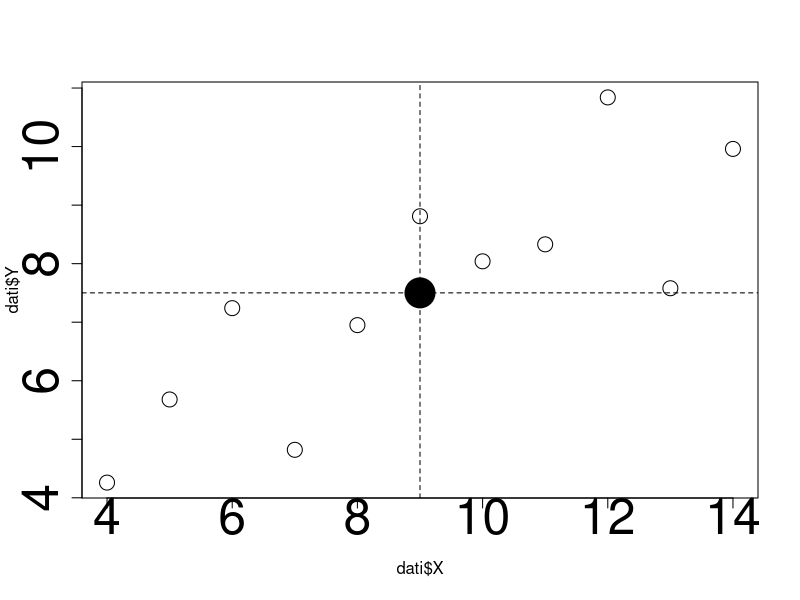
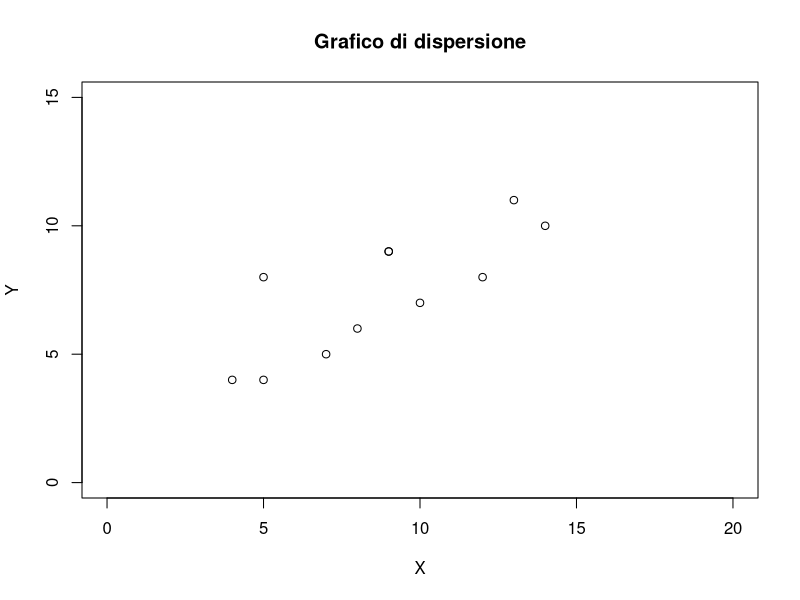
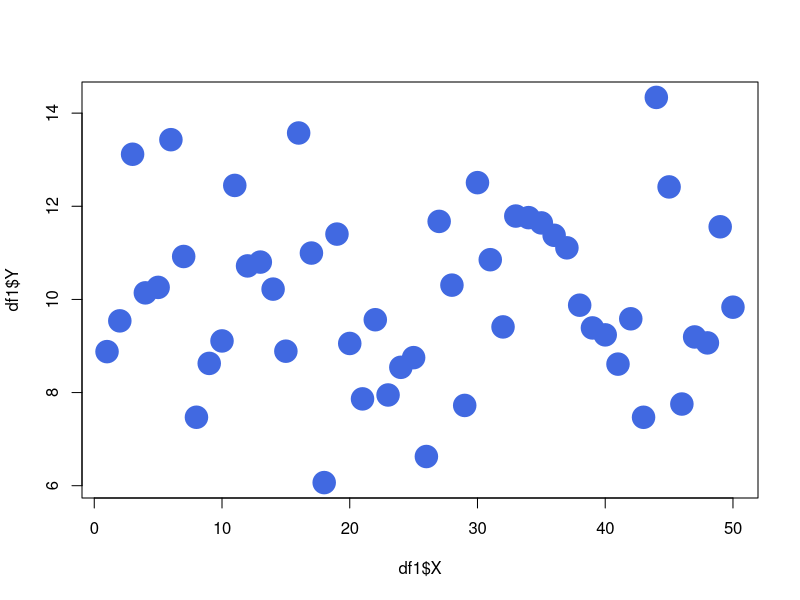
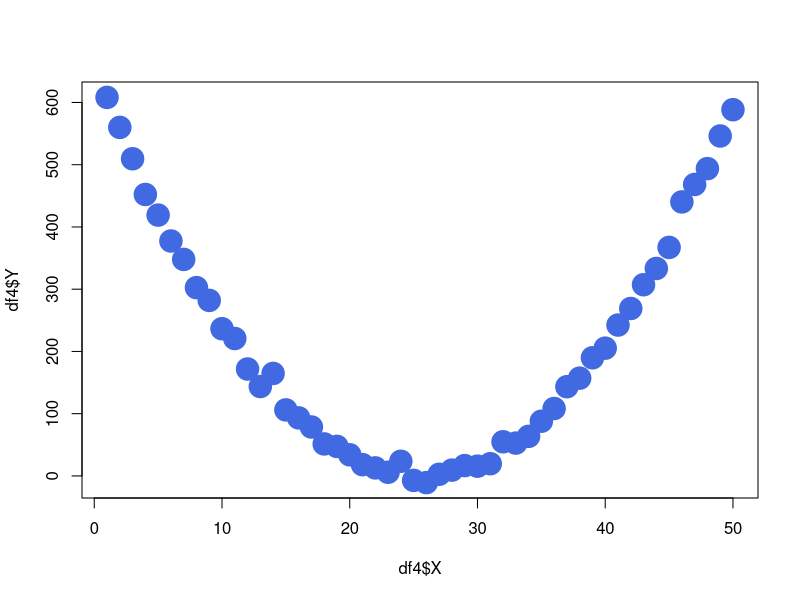
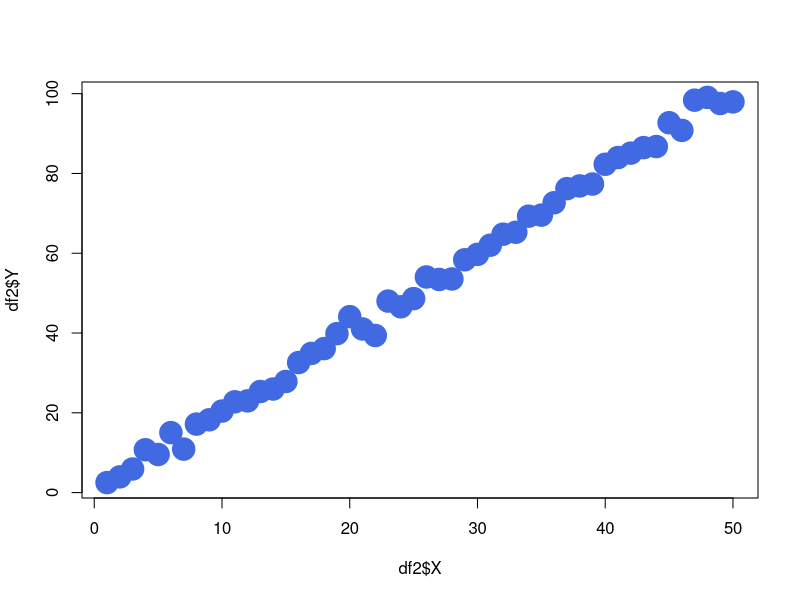
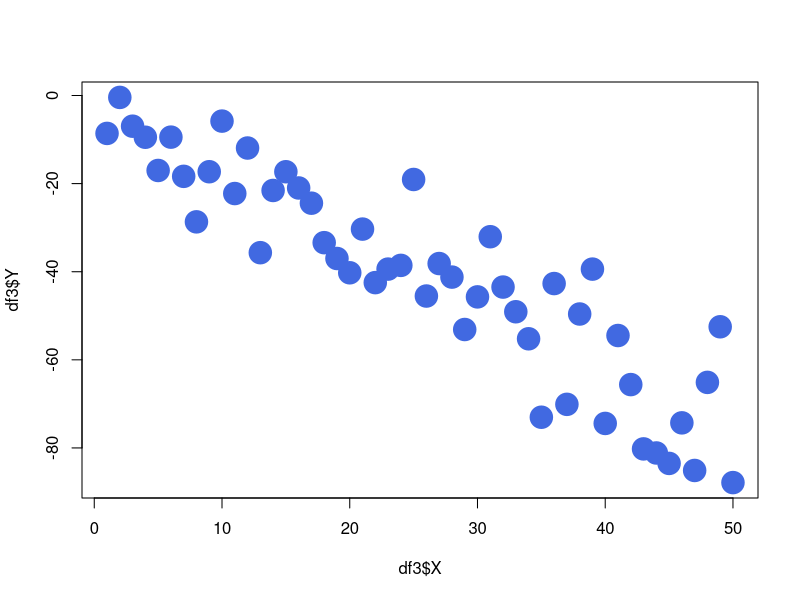
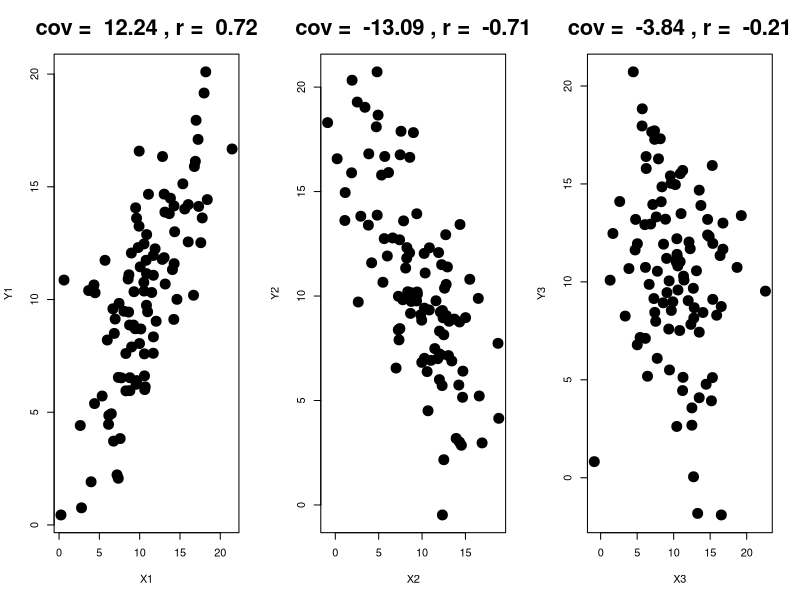
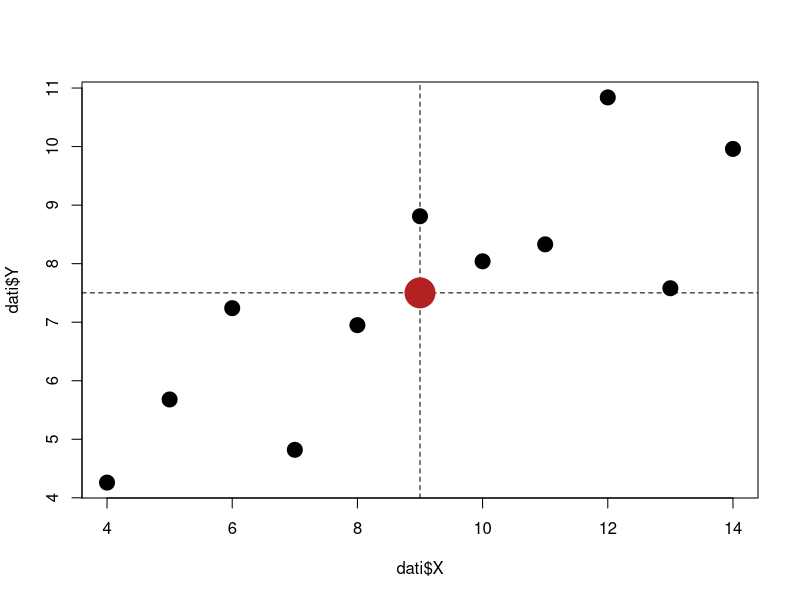

These figures' R source, in order:
## ---- chunk 1
var1 <- as.factor(c("a1","a2","a1","a2","a1","a2","a1"))  
var2 <- as.factor(c("b1","b1","b1","b2","b1","b2","b2")) 
table(var1, var2)
## ---- chunk 2
mytab <- table(var1,var2)
margin.table(mytab,2)  
## ---- chunk 3
prop.table(mytab)    
prop.table(mytab,1)  # P(B|A)
## ---- chunk 4
prop.table(mytab,2)  # P(A|B)
## ---- chunk 5
#| warning: false
chisq.test(mytab)$statistic
## ---- chunk 6
#| warning: false
chisq.test(mytab)$statistic/sum(mytab)
## ---- chunk 7
#| echo: false
dati <- data.frame(
  X = c(10, 8, 13, 9, 11, 14, 6, 4, 12, 7, 5),
  Y = c(8.04, 6.95, 7.58, 8.81, 8.33, 9.96, 7.24, 4.26, 10.84, 4.82, 5.68)
)

## ---- chunk 8
#| echo:  false
#| fig-cap: Grafico a dispersione delle variabili X e Y
#| fig-align: center
plot(dati$X, dati$Y, cex = 2, cex.axis =3)
abline(v = mean(dati$X), lty=2)
abline(h = mean(dati$Y), lty=2)
points(mean(dati$X), mean(dati$Y), pch=19, cex = 4)
## ---- chunk 9
#| echo: false
dati

## ---- chunk 10
#| out-width: 60%
#| fig-align: center
X <- c(9,8,12,9,10,14,5,4,13,7,5)
Y <- c(9,6,8,9,7,10,8,4,11,5,4)
plot(X,Y,main="Grafico di dispersione", xlim=c(0,20),ylim=c(0,15))
## ---- chunk 11
#| echo: false

set.seed(123)  # per riproducibilità

# --- dataset 1: cov ~ 0 (indipendenti con rumore) ---
X1 <- 1:50
Y1 <- rnorm(length(X1), mean = 10, sd = 2)
df1 <- data.frame(X = X1, Y = Y1)

# --- dataset 2: cov > 0 (relazione positiva + rumore) ---
X2 <- X1
Y2 <- 2*X2 + rnorm(length(X1), mean = 0, sd = 2)
df2 <- data.frame(X = X2, Y = Y2)

# --- dataset 3: cov < 0 (relazione negativa + rumore) ---
X3 <- X1
Y3 <- -1.5*X3 + rnorm(length(X1), mean = 0, sd = 10)
df3 <- data.frame(X = X3, Y = Y3)

# --- dataset 4: cov ~ 0 ma relazione NON lineare ---
X4 <- X1
Y4 <- (X4 - mean(X4))^2 + rnorm(length(X1), mean = 0, sd = 10)  # parabola con rumore
df4 <- data.frame(X = X4, Y = Y4)

# Visualizzo i dataframe e le covarianze campionarie
mycov = list(
  df1 = df1,
  cov_df1 = cov(df1$X, df1$Y),
  df2 = df2,
  cov_df2 = cov(df2$X, df2$Y),
  df3 = df3,
  cov_df3 = cov(df3$X, df3$Y),
  df4 = df4,
  cov_df4 = cov(df4$X, df4$Y)
)
## ---- chunk 12
#| echo: false
#| layout-ncol: 2
#| layout-nrow: 2
#| out-width: 60%
#| fig-cap: "Covarianza"
#| fig-subcap: 
#|   - "Cov = 0"
#|   - "Cov = 0" 
#|   - "Cov > 0"
#|   - "Cov < 0"

plot(df1$X, df1$Y, pch = 19, col = "royalblue", cex = 3)
plot(df4$X, df4$Y, pch = 19, col = "royalblue", cex = 3)
plot(df2$X, df2$Y, pch = 19, col = "royalblue", cex = 3)
plot(df3$X, df3$Y, pch = 19, col = "royalblue", cex = 3)
## ---- chunk 13
X <- c(9,8,12,9,10,14,5,4,13,7,5)
Y <- c(9,6,8,9,7,10,8,4,11,5,4)
Z <- -Y
cov(X,Y) 
cov(X,Z) 
## ---- chunk 14
#| echo: true
X <- c(9,8,12,9,10,14,5,4,13,7,5)
Y <- c(9,6,8,9,7,10,8,4,11,5,4)
Z <- -Y
cor(X,Y) 
cor(X,Z)
## ---- chunk 15
#| echo: false
library(MASS)

set.seed(123)  # per riproducibilità

n <- 100  # numero di osservazioni

# --- 1. Cov > 0 (correlazione positiva) ---
mu1 <- c(10, 10)                 # medie
Sigma1 <- matrix(c(20, 15,       # var(X), cov(X,Y)
                   15, 20), 2)   # cov(Y,X), var(Y)
pos <- mvrnorm(n, mu = mu1, Sigma = Sigma1)

# --- 2. Cov < 0 (correlazione negativa) ---
mu2 <- c(10, 10)
Sigma2 <- matrix(c(20, -15,
                  -15, 20), 2)
neg <- mvrnorm(n, mu = mu2, Sigma = Sigma2)

# --- 3. Cov ~ 0 (nessuna correlazione) ---
mu3 <- c(10, 10)
Sigma3 <- matrix(c(20, 0,
                    0, 20), 2)
null <- mvrnorm(n, mu = mu3, Sigma = Sigma3)

# Controllo covarianze e correlazioni
mylist = list(
  cov_pos  = cov(pos)[1,2],
  cor_pos  = cor(pos)[1,2],
  cov_neg  = cov(neg)[1,2],
  cor_neg  = cor(neg)[1,2],
  cov_null = cov(null)[1,2],
  cor_null = cor(null)[1,2]
)

# Grafici
par(mfrow=c(1,3))
plot(pos, xlab="X1", ylab="Y1", main=paste("cov = ",  round(mylist$cov_pos, 2), ", r = ", round(mylist$cor_pos, 2)), pch = 19, cex = 2, cex.main = 2)
plot(neg, xlab="X2", ylab="Y2", main=paste("cov = ",  round(mylist$cov_neg, 2), ", r = ", round(mylist$cor_neg, 2)), pch = 19, cex = 2, cex.main = 2)
plot(null, xlab="X3", ylab="Y3", main=paste("cov = ",  round(mylist$cov_null, 2), ", r = ", round(mylist$cor_null, 2)), pch = 19, cex = 2, cex.main = 2)
## ---- chunk 16
#| echo:  false
#| fig-align: center

par(mfrow=c(1,1))
plot(dati$X, dati$Y, pch=19, cex=2)
abline(v = mean(dati$X), lty=2)
abline(h = mean(dati$Y), lty=2)
points(mean(dati$X), mean(dati$Y), pch=19, cex = 4, col ="firebrick")
## ---- chunk 17
#| echo: false
dati

## ---- chunk 18
#| echo:  false
#| fig-align: center
plot(dati$X, dati$Y, pch=19, cex =2)
mod <- lm(Y ~ X, data = dati)

# Scatterplot con retta
abline(mod, col = "blue", lwd = 2)

# Aggiunta delle linee degli scarti
pred <- fitted(mod)
segments(dati$X, dati$Y, dati$X, pred, col = "red", lty = 2)
## ---- chunk 19
#| echo: false
#| out-width: 80%
#| fig-align: center

set.seed(123)  # per riproducibilità

# Parametri della simulazione
n <- 50
beta0 <- 2
beta1 <- 1.5

# Genero X da una normale
X <- rnorm(n, mean = 10, sd = 5)

# Genero il rumore
epsilon <- rnorm(n, mean = 0, sd = 10)

# Costruisco Y
Y <- beta0 + beta1 * X + epsilon

# Regressione lineare
fit <- lm(Y ~ X)

# Predizioni
Y_hat <- fitted(fit)

# Grafico
plot(X, Y, pch = 19, col = "black", 
     xlab = "X", ylab = "Y", ylim = c(min(Y, Y_hat), max(Y, Y_hat)))
abline(fit)

# Aggiungo i residui
segments(X, Y, X, Y_hat, lty = 2)
## ---- chunk 20
#| echo: false
#| out-width: 80%
#| fig-align: center
set.seed(123)  # per riproducibilità

# Parametri della simulazione
n <- 50
beta0 <- 2
beta1 <- -2

# Genero X da una normale
X <- rnorm(n, mean = 10, sd = 5)

# Genero il rumore
epsilon <- rnorm(n, mean = 0, sd = 5)

# Costruisco Y
Y <- beta0 + beta1 * X + epsilon

# Regressione lineare
fit <- lm(Y ~ X)

# Predizioni
Y_hat <- fitted(fit)

# Grafico
plot(X, Y, pch = 19, col = "black", 
     xlab = "X", ylab = "Y", ylim = c(min(Y, Y_hat), max(Y, Y_hat)))
abline(fit)

# Aggiungo i residui
segments(X, Y, X, Y_hat, lty = 2)
## ---- chunk 21
#| echo: false
#| out-width: 80%
#| fig-align: center


set.seed(123)  # per riproducibilità

# Parametri della simulazione
n <- 50
beta0 <- 2
beta1 <- 3

# Genero X da una normale
X <- rnorm(n, mean = 10, sd = 5)

# Genero il rumore
epsilon <- rnorm(n, mean = 0, sd = 3)

# Costruisco Y
Y <- beta0 + beta1 * X + epsilon

# Regressione lineare
fit <- lm(Y ~ X)

# Predizioni
Y_hat <- fitted(fit)

# Grafico
plot(X, Y, pch = 19, col = "black", 
     xlab = "X", ylab = "Y", ylim = c(min(Y, Y_hat), max(Y, Y_hat)))
abline(fit)

# Aggiungo i residui
segments(X, Y, X, Y_hat, lty = 2)
## ---- chunk 22
#| echo: false
#| out-width: 80%
#| fig-align: center
set.seed(123)  # per riproducibilità

# Parametri della simulazione
n <- 50
beta0 <- 2
beta1 <- -0.2

# Genero X da una normale
X <- rnorm(n, mean = 10, sd = 5)

# Genero il rumore
epsilon <- rnorm(n, mean = 0, sd = 10)

# Costruisco Y
Y <- beta0 + beta1 * X + epsilon

# Regressione lineare
fit <- lm(Y ~ X)

# Predizioni
Y_hat <- fitted(fit)

# Grafico
plot(X, Y, pch = 19, col = "black", 
     xlab = "X", ylab = "Y", ylim = c(min(Y, Y_hat), max(Y, Y_hat)))
abline(fit)

# Aggiungo i residui
segments(X, Y, X, Y_hat, lty = 2)
## ---- chunk 23
X <- c(9,8,12,9,10,14,5,4,13,7,5)
Y <- c(9,6,8,9,7,10,8,4,11,5,4)
lm(Y~X)
